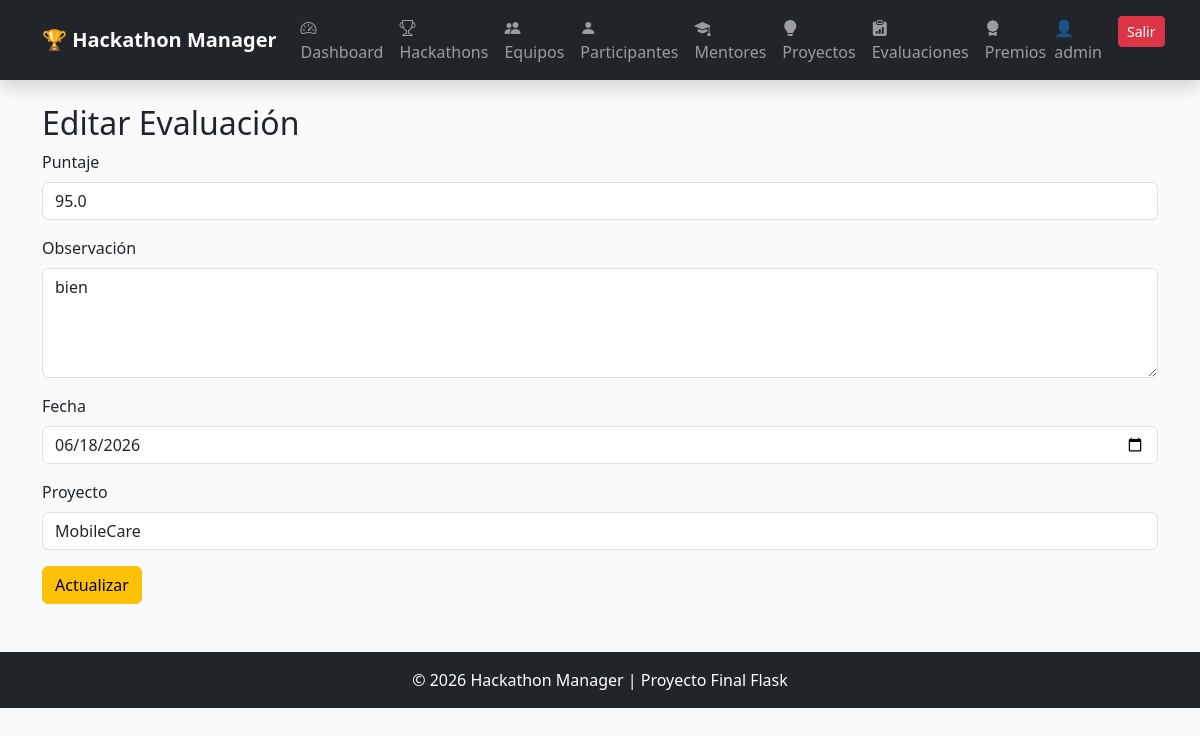
Screenshot of /evaluaciones/editar/1 (signed in) with the database file from the repository.
### app/models/usuario.py (models this page shows, shortened)
class Usuario(UserMixin, db.Model):
    __tablename__ = "usuarios"
    id = db.Column(
        db.Integer,
        primary_key=True
    )
    nombre = db.Column(
        db.String(100),
        nullable=False
    )
    email = db.Column(
        db.String(100),
        unique=True,
        nullable=False
    )
    username = db.Column(
        db.String(50),
        unique=True,
        nullable=False
    )
    password = db.Column(
        db.String(255),
        nullable=False
    )
    rol_id = db.Column(
        db.Integer,
        db.ForeignKey("roles.id"),
        nullable=False
    )

### app/models/evaluacion.py (models this page shows, shortened)
class Evaluacion(db.Model):
    __tablename__ = "evaluaciones"
    id = db.Column(
        db.Integer,
        primary_key=True
    )
    puntaje = db.Column(
        db.Float,
        nullable=False
    )
    observacion = db.Column(
        db.Text
    )
    fecha = db.Column(
        db.String(20)
    )
    proyecto_id = db.Column(
        db.Integer,
        db.ForeignKey("proyectos.id"),
        nullable=False
    )

### app/models/proyecto.py (models this page shows, shortened)
class Proyecto(db.Model):
    __tablename__ = "proyectos"
    id = db.Column(
        db.Integer,
        primary_key=True
    )
    nombre = db.Column(
        db.String(150),
        nullable=False
    )
    descripcion = db.Column(
        db.Text,
        nullable=False
    )
    tecnologia = db.Column(
        db.String(100),
        nullable=False
    )
    estado = db.Column(
        db.String(50),
        default="En desarrollo"
    )
    equipo_id = db.Column(
        db.Integer,
        db.ForeignKey("equipos.id"),
        nullable=False
    )
    evaluaciones = db.relationship(
    "Evaluacion",
    backref="proyecto",
    lazy=True
)

### app/evaluaciones/routes.py (the view, shortened to what this page needs)
@evaluacion_bp.route(
    "/evaluaciones/editar/<int:id>",
    methods=["GET", "POST"]
)
@login_required
def editar_evaluacion(id):
    evaluacion = Evaluacion.query.get_or_404(id)
    proyectos = Proyecto.query.all()
    return render_template(
        "evaluaciones/editar.html",
        evaluacion=evaluacion,
        proyectos=proyectos
    )

### app/templates/evaluaciones/editar.html
{% extends 'base.html' %}
{% block content %}
<h2>Editar Evaluación</h2>
<form method="POST">
    <div class="mb-3">
        <label class="form-label">Puntaje</label>
        <input
            type="number"
            step="0.01"
            name="puntaje"
            value="{{ evaluacion.puntaje }}"
            class="form-control"
            required>
    </div>
    <div class="mb-3">
        <label class="form-label">Observación</label>
        <textarea
            name="observacion"
            class="form-control"
            rows="4">{{ evaluacion.observacion }}</textarea>
    </div>
    <div class="mb-3">
        <label class="form-label">Fecha</label>
        <input
            type="date"
            name="fecha"
            value="{{ evaluacion.fecha }}"
            class="form-control"
            required>
    </div>
    <div class="mb-3">
        <label class="form-label">
            Proyecto
        </label>
        <select
            name="proyecto_id"
            class="form-control">
            {% for proyecto in proyectos %}
            <option
                value="{{ proyecto.id }}"
                {% if proyecto.id == evaluacion.proyecto_id %}
                selected
                {% endif %}
            >
                {{ proyecto.nombre }}
            </option>
            {% endfor %}
        </select>
    </div>
    <button class="btn btn-warning">
        Actualizar
    </button>
</form>
{% endblock %}

### app/templates/base.html (shortened to what this page needs)
<!DOCTYPE html>
<html lang="es">
<head>
    <link href="https://cdn.jsdelivr.net/npm/bootstrap@5.3.7/dist/css/bootstrap.min.css" rel="stylesheet">
    <link rel="stylesheet" href="https://cdn.jsdelivr.net/npm/bootstrap-icons@1.11.3/font/bootstrap-icons.min.css">
    <link rel="stylesheet" href="{{ url_for('static', filename='css/style.css') }}">
</head>
<body class="bg-light">
<nav class="navbar navbar-expand-lg navbar-dark bg-dark shadow">
    <div class="container">
        <a class="navbar-brand fw-bold" href="/">
            🏆 Hackathon Manager
        </a>
        <div class="collapse navbar-collapse" id="menu">
            <ul class="navbar-nav me-auto">
                {% if current_user.is_authenticated %}
                <li class="nav-item">
                    <a class="nav-link" href="/dashboard">
                        <i class="bi bi-speedometer2"></i> Dashboard
                    </a>
                </li>
                <li class="nav-item">
                    <a class="nav-link" href="/hackathons">
                        <i class="bi bi-trophy"></i> Hackathons
                    </a>
                </li>
                <li class="nav-item">
                    <a class="nav-link" href="/equipos">
                        <i class="bi bi-people-fill"></i> Equipos
                    </a>
                </li>
                <li class="nav-item">
                    <a class="nav-link" href="/participantes">
                        <i class="bi bi-person-fill"></i> Participantes
                    </a>
                </li>
                <li class="nav-item">
                    <a class="nav-link" href="/mentores">
                        <i class="bi bi-mortarboard-fill"></i> Mentores
                    </a>
                </li>
                <li class="nav-item">
                    <a class="nav-link" href="/proyectos">
                        <i class="bi bi-lightbulb-fill"></i> Proyectos
                    </a>
                </li>
                <li class="nav-item">
                    <a class="nav-link" href="/evaluaciones">
                        <i class="bi bi-clipboard-data-fill"></i> Evaluaciones
                    </a>
                </li>
                <li class="nav-item">
                    <a class="nav-link" href="/premios">
                        <i class="bi bi-award-fill"></i> Premios
                    </a>
                </li>
                {% endif %}
            </ul>
            <ul class="navbar-nav">
                {% if current_user.is_authenticated %}
                <li class="nav-item">
                    <span class="navbar-text me-3">
                        👤 {{ current_user.username }}
                    </span>
                </li>
                <li class="nav-item">
                    <a class="btn btn-danger btn-sm" href="/logout">Salir</a>
                </li>
                {% endif %}
            </ul>
        </div>
    </div>
</nav>
<div class="container mt-4">
    {% block content %}
    {% endblock %}
</div>
<footer class="bg-dark text-white text-center mt-5 p-3">
    © 2026 Hackathon Manager | Proyecto Final Flask
</footer>
</body>
</html>

### app/static/css/style.css (style rules this page uses)
body { background: url("../img/mifoto1.png"); background-size: cover; background-position: center; background-repeat: no-repeat; background-attachment: fixed; position: relative; }
body::before { content: ""; position: fixed; top: 0; left: 0; width: 100%; height: 100%; background: rgba(255, 255, 255, 0.158); z-index: -1; }

### rows the page displays
Usuario: username "admin"
Evaluacion: puntaje "95.0", observacion "bien", fecha "06/18/2026", proyecto_id "MobileCare"
